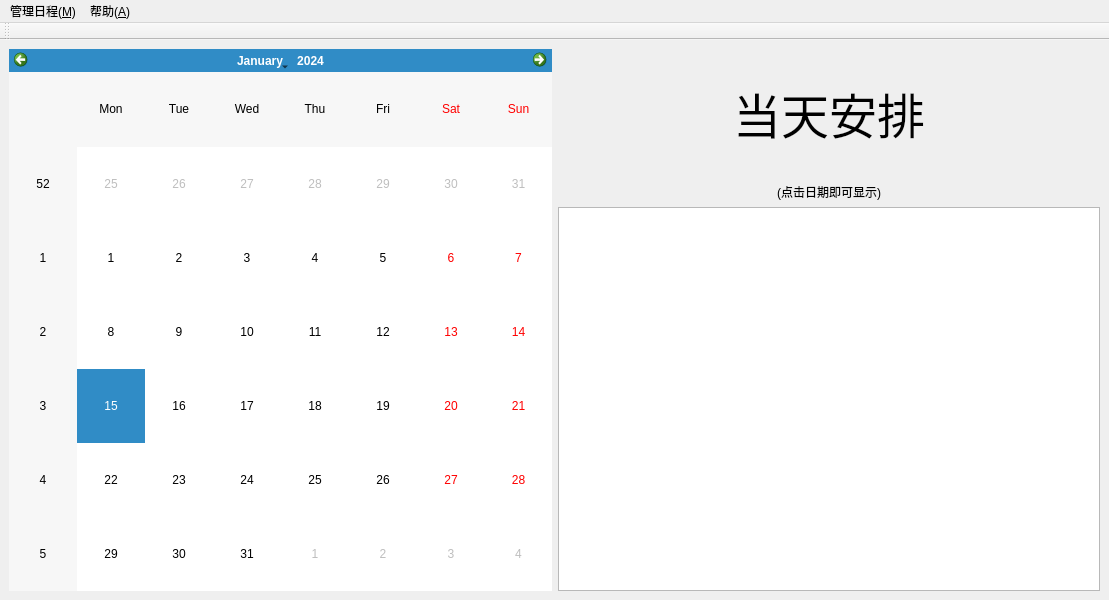
<?xml version="1.0" encoding="UTF-8"?>
<ui version="4.0">
 <class>MainWindow</class>
 <widget class="QMainWindow" name="MainWindow">
  <property name="geometry">
   <rect>
    <x>0</x>
    <y>0</y>
    <width>1109</width>
    <height>600</height>
   </rect>
  </property>
  <property name="windowTitle">
   <string>MainWindow</string>
  </property>
  <widget class="QWidget" name="centralwidget">
   <layout class="QHBoxLayout" name="horizontalLayout_2">
    <item>
     <layout class="QHBoxLayout" name="horizontalLayout" stretch="1,1">
      <item>
       <widget class="QCalendarWidget" name="calendarWidget"/>
      </item>
      <item>
       <layout class="QVBoxLayout" name="verticalLayout" stretch="10,1,30">
        <item>
         <widget class="QLabel" name="label">
          <property name="font">
           <font>
            <family>华文中宋</family>
            <pointsize>36</pointsize>
           </font>
          </property>
          <property name="layoutDirection">
           <enum>Qt::LeftToRight</enum>
          </property>
          <property name="frameShadow">
           <enum>QFrame::Plain</enum>
          </property>
          <property name="text">
           <string>当天安排</string>
          </property>
          <property name="textFormat">
           <enum>Qt::AutoText</enum>
          </property>
          <property name="alignment">
           <set>Qt::AlignCenter</set>
          </property>
         </widget>
        </item>
        <item>
         <widget class="QLabel" name="label_2">
          <property name="layoutDirection">
           <enum>Qt::LeftToRight</enum>
          </property>
          <property name="styleSheet">
           <string notr="true">font: 12pt &quot;Agency FB&quot;;</string>
          </property>
          <property name="text">
           <string>(点击日期即可显示)</string>
          </property>
          <property name="alignment">
           <set>Qt::AlignCenter</set>
          </property>
         </widget>
        </item>
        <item>
         <widget class="QTableView" name="tableView">
          <property name="sizePolicy">
           <sizepolicy hsizetype="Preferred" vsizetype="Preferred">
            <horstretch>0</horstretch>
            <verstretch>0</verstretch>
           </sizepolicy>
          </property>
         </widget>
        </item>
       </layout>
      </item>
     </layout>
    </item>
   </layout>
  </widget>
  <widget class="QMenuBar" name="menubar">
   <property name="geometry">
    <rect>
     <x>0</x>
     <y>0</y>
     <width>1109</width>
     <height>17</height>
    </rect>
   </property>
   <widget class="QMenu" name="menu">
    <property name="title">
     <string>管理日程(&amp;M)</string>
    </property>
    <addaction name="action_A_2"/>
    <addaction name="separator"/>
    <addaction name="action_S"/>
    <addaction name="actiona"/>
   </widget>
   <widget class="QMenu" name="menu_A">
    <property name="title">
     <string>帮助(&amp;A)</string>
    </property>
    <addaction name="separator"/>
    <addaction name="action_H"/>
   </widget>
   <addaction name="menu"/>
   <addaction name="menu_A"/>
  </widget>
  <widget class="QToolBar" name="toolBar">
   <property name="windowTitle">
    <string>toolBar</string>
   </property>
   <attribute name="toolBarArea">
    <enum>TopToolBarArea</enum>
   </attribute>
   <attribute name="toolBarBreak">
    <bool>false</bool>
   </attribute>
  </widget>
  <action name="action_S">
   <property name="icon">
    <iconset resource="pic.qrc">
     <normaloff>:/mainWindow/query.ico</normaloff>:/mainWindow/query.ico</iconset>
   </property>
   <property name="text">
    <string>查询日程(&amp;S)</string>
   </property>
   <property name="shortcut">
    <string>Ctrl+S</string>
   </property>
  </action>
  <action name="actiona">
   <property name="text">
    <string>修改日程(&amp;R)</string>
   </property>
   <property name="shortcut">
    <string>Ctrl+R</string>
   </property>
  </action>
  <action name="action_H">
   <property name="icon">
    <iconset resource="pic.qrc">
     <normaloff>:/mainWindow/about.ico</normaloff>:/mainWindow/about.ico</iconset>
   </property>
   <property name="text">
    <string>关于(&amp;H)</string>
   </property>
   <property name="shortcut">
    <string>Ctrl+H</string>
   </property>
  </action>
  <action name="action_A_2">
   <property name="icon">
    <iconset resource="pic.qrc">
     <normaloff>:/mainWindow/add.ico</normaloff>:/mainWindow/add.ico</iconset>
   </property>
   <property name="text">
    <string>添加日程(&amp;A)</string>
   </property>
   <property name="shortcut">
    <string>Ctrl+A</string>
   </property>
  </action>
 </widget>
 <resources>
  <include location="pic.qrc"/>
 </resources>
 <connections/>
</ui>
